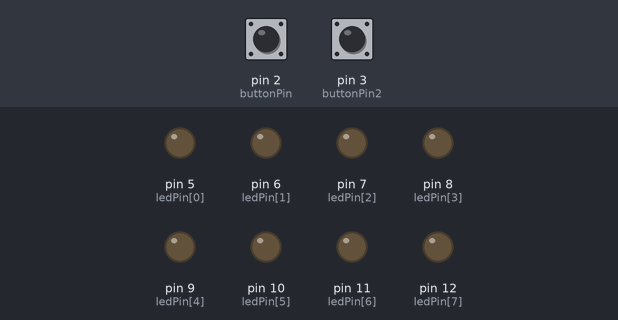
Bench run of a sketch on a simulated Arduino Uno, built with avr-gcc and run on an emulated ATmega328P. Shown: output pins drawn as LEDs (lit = HIGH). Dashed ring = blinking. Inputs (shaded band) come from the test bench; at power-on: pin 2 (buttonPin) LOW, pin 3 (buttonPin2) LOW.

Above: at 1.2 s.
1.3 s: pin 2 (buttonPin) pulled HIGH for 1 s
At 2.4 s:
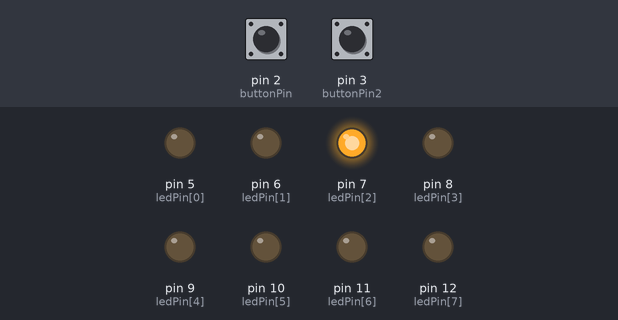
3.8 s: pin 3 (buttonPin2) pulled HIGH for 3.2 s
At 4.92 s:
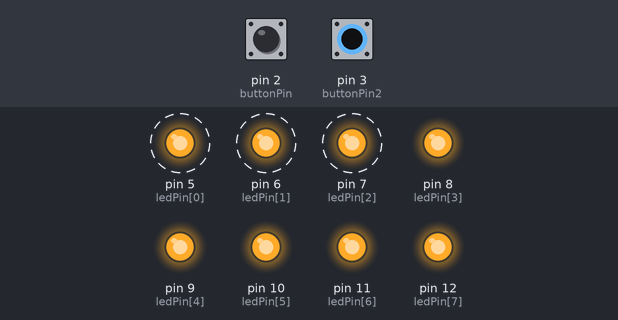
8.5 s: pin 3 (buttonPin2) pulled HIGH for 0.15 s
At 9.2 s:
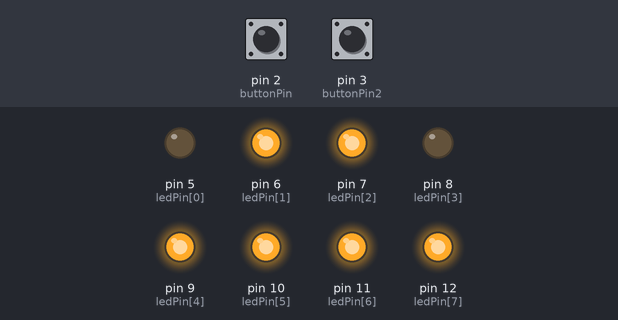
10.1 s: pin 3 (buttonPin2) pulled HIGH for 1 s
At 11.7 s:
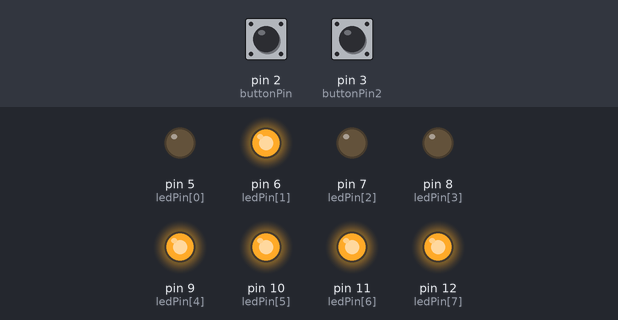
12.6 s: pin 3 (buttonPin2) pulled HIGH for 0.15 s
At 13.5 s:
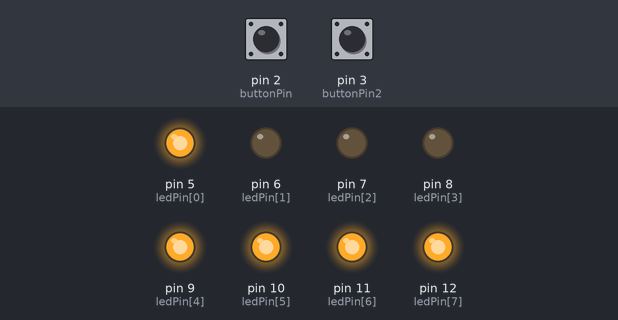
14.2 s: pin 3 (buttonPin2) pulled HIGH for 0.15 s
At 14.7 s:
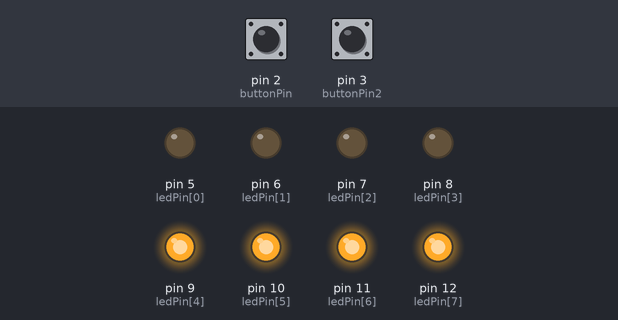
Timing chart, 0 to 16.8 s (numbered marks = the images above; inputs shaded):
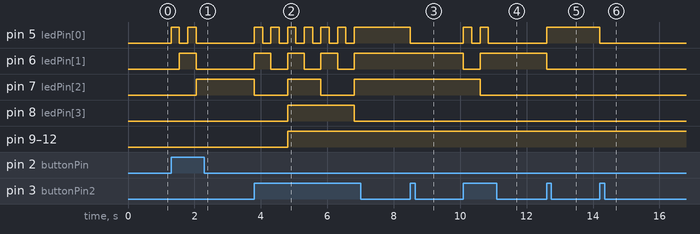

The sketch:

Ex8_3.ino
```cpp
/**********************************************************************************
**                                                                               **
**                              Array de 8 LEDs                                  **
**                                                                               **
**                                                                               **
**********************************************************************************/

//********** Includes *************************************************************

//********** Variables ************************************************************
const byte ledPin[] = {5, 6, 7, 8, 9, 10, 11, 12};           // donar nom en un array als pins 5, 6, 7 ,8, 9 ,10, 11, 12
const byte buttonPin = 2;                     // donar nom al pin 2 de l’Arduchino
const byte buttonPin2 = 3;                    // donar nom al pin 3 de l'arduchino
boolean button1Estat = LOW;                  // definir variable d'estat pel polsador
boolean button2Estat = LOW;

byte ledNum = 8;                           // definir variable de número de leds
int num = 0;                             // definir variable del número a mostrar

//********** Setup ****************************************************************
void setup()
{
  for(int i = 0; i < ledNum; i++)         // definir els pins 5, 6, 7 i 8 com sortides
  {
    pinMode(ledPin[i], OUTPUT);
  }
  pinMode(buttonPin, INPUT);              // definir el pin 2 com una entrada
  pinMode(buttonPin2, INPUT);
  for(int j = 0; j < ledNum ; j++)        // els leds mostren incialment 0
    {
      digitalWrite(ledPin[j], 0);
    }

}

//********** Loop *****************************************************************
void loop()
{
  button1Estat = digitalRead(buttonPin);
  button2Estat = digitalRead(buttonPin2);
  if (button1Estat == HIGH)
 {
    num = num + 1;                       // incrementar el número a mostrar
    if (num > 255)                       // quan ja ha ensenyat el 15 tornar al 0
           {
            num = 0;
           }
for(int j = 0; j < ledNum ; j++)         // actualitzar estat leds per mostrar número
        {
        digitalWrite(ledPin[j], bitRead(num, j));
        }
        delay(250);
 }

else if (button2Estat == 1)
 {
     num = num - 1;
     if (num < 0)
           {
            num = 255;
           }
for (int j = 0; j < ledNum ; j++)
          {
           digitalWrite(ledPin[j], bitRead(num, j));
           Serial.print("button2Estat");
          }
           delay(250);
  }
}
                              // per evitar que en una pulsació curta salti més d'un número


//********** Funcions *************************************************************
```

Measured:
- after the input at 1.3 s, pin 5 (ledPin[0]): alternates HIGH for 0.25 s and LOW for 0.25 s, 4 changes in all, then stays LOW, starting at once; pin 6 (ledPin[1]): LOW → HIGH after 0.25 s, → LOW 0.50 s later; pin 7 (ledPin[2]): LOW → HIGH after 0.75 s
- after the input at 3.8 s, pin 5 (ledPin[0]): alternates HIGH for 0.25 s and LOW for 0.25 s, 13 changes in all, then stays HIGH, starting at once; pin 6 (ledPin[1]): alternates HIGH for 0.50 s and LOW for 0.50 s, 7 changes in all, then stays HIGH, starting at once
- after the input at 8.5 s, pin 5 (ledPin[0]): HIGH → LOW at once
- after the input at 10.1 s, pin 5 (ledPin[0]): alternates HIGH for 0.25 s and LOW for 0.25 s, 4 changes in all, then stays LOW, starting at once; pin 6 (ledPin[1]): HIGH → LOW at once, → HIGH 0.50 s later; pin 7 (ledPin[2]): HIGH → LOW after 0.50 s
- after the input at 12.6 s, pin 5 (ledPin[0]): LOW → HIGH at once; pin 6 (ledPin[1]): HIGH → LOW at once
- after the input at 14.2 s, pin 5 (ledPin[0]): HIGH → LOW at once
